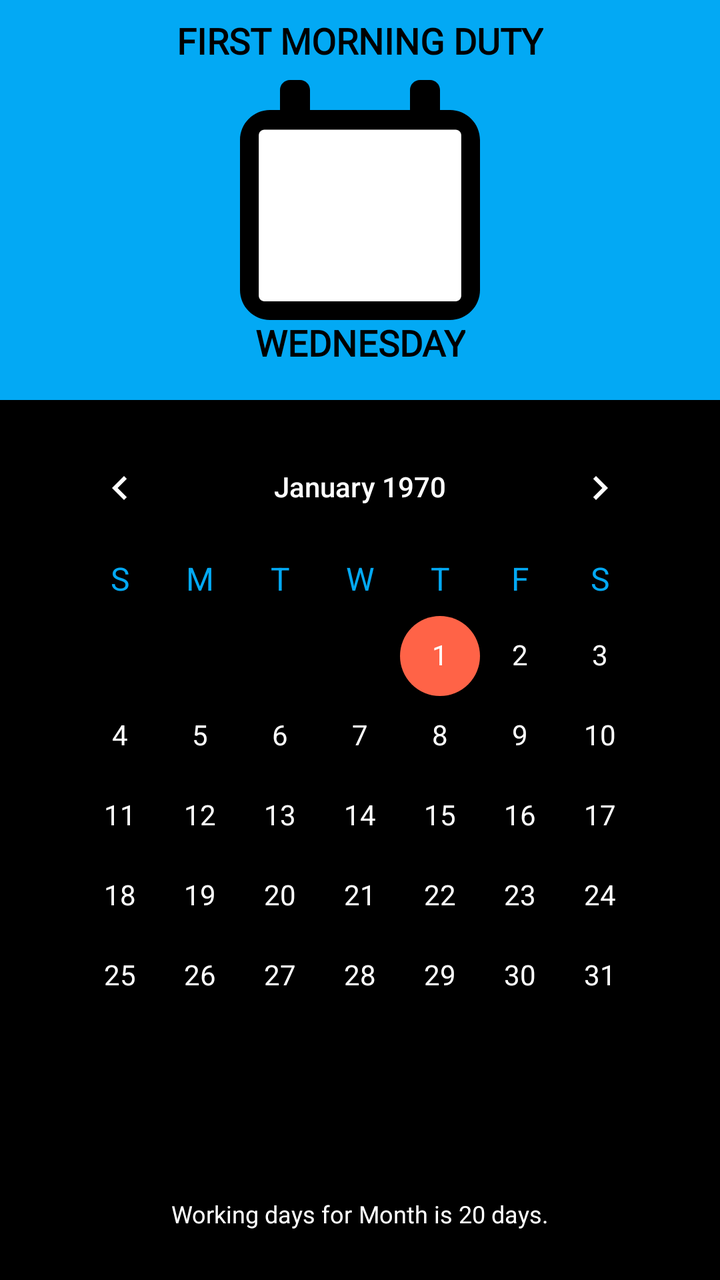
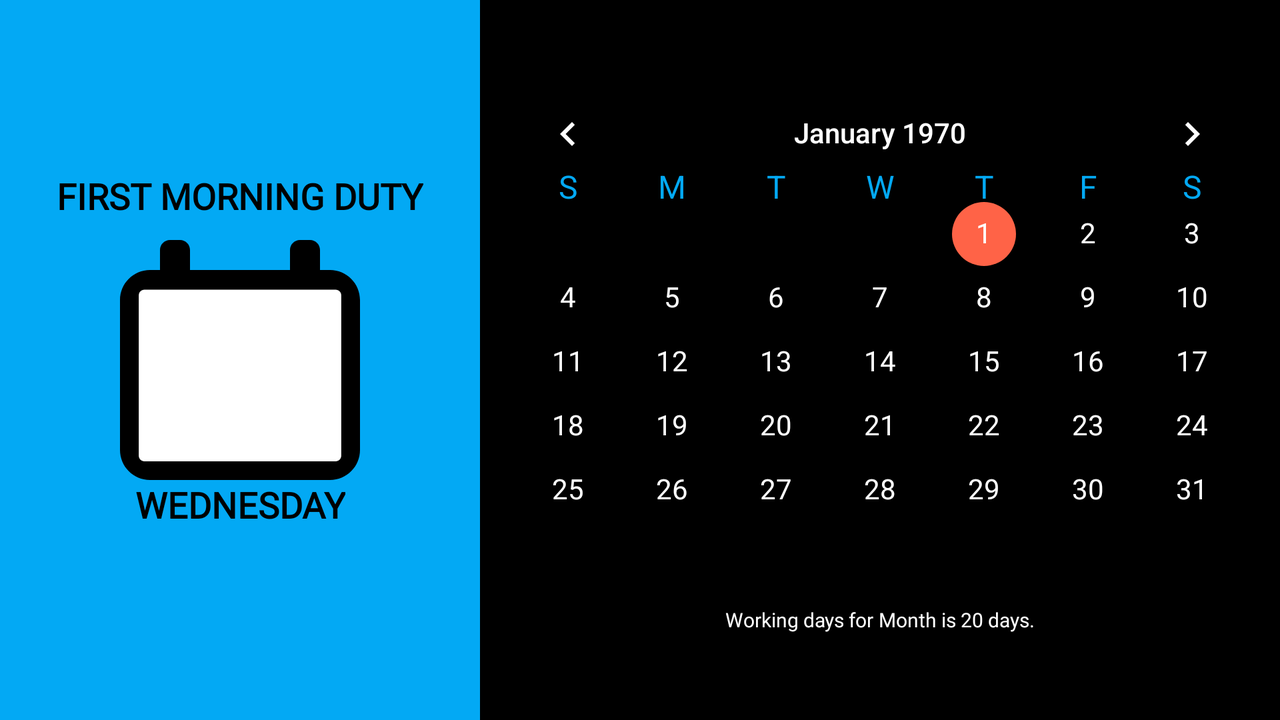

One screen, two layout resources from the same app: the default and the repository's alternative for another configuration. Each is rendered where Android would select it; the XML of both is given below.
<!-- AndroidManifest.xml: application theme AppTheme -->
<!-- res/layout/ui_shift_schedule.xml -->
<?xml version="1.0" encoding="utf-8"?>
<androidx.constraintlayout.widget.ConstraintLayout xmlns:android="http://schemas.android.com/apk/res/android"
    xmlns:app="http://schemas.android.com/apk/res-auto"
    xmlns:tools="http://schemas.android.com/tools"
    android:layout_width="match_parent"
    android:layout_height="match_parent"
    android:background="@android:color/black">

    <LinearLayout
        android:id="@+id/line1"
        android:layout_width="match_parent"
        android:layout_height="200dp"
        android:background="@color/colorPrimary"
        android:orientation="vertical"
        android:gravity="center_horizontal"
        app:layout_constraintEnd_toEndOf="parent"
        app:layout_constraintStart_toStartOf="parent"
        app:layout_constraintTop_toTopOf="parent">

        <androidx.constraintlayout.widget.ConstraintLayout
            android:layout_width="match_parent"
            android:layout_height="match_parent"
            android:id="@+id/calender_container"
            app:layout_constraintBottom_toBottomOf="@+id/line1"
            app:layout_constraintEnd_toEndOf="parent"
            app:layout_constraintStart_toStartOf="parent"
            app:layout_constraintTop_toTopOf="@+id/line1">

            <ImageView
                android:id="@+id/imageView2"
                android:layout_width="160dp"
                android:layout_height="120dp"
                app:layout_constraintBottom_toBottomOf="@+id/calender_container"
                app:layout_constraintEnd_toEndOf="parent"
                app:layout_constraintStart_toStartOf="parent"
                app:layout_constraintTop_toTopOf="@+id/calender_container"
                app:srcCompat="@drawable/ic_calendar" />

            <TextView
                android:id="@+id/shift_view"
                android:layout_width="wrap_content"
                android:layout_height="wrap_content"
                android:layout_marginTop="8dp"
                android:fontFamily="@font/roboto_black"
                android:text="FIRST MORNING DUTY"
                android:textColor="@color/colorBlack"
                android:textSize="18sp"
                android:textStyle="bold"
                app:layout_constraintEnd_toEndOf="@id/calender_container"
                app:layout_constraintStart_toStartOf="@id/calender_container"
                app:layout_constraintTop_toTopOf="@id/calender_container" />

            <ImageView
                android:id="@+id/help"
                android:layout_width="wrap_content"
                android:layout_height="wrap_content"
                android:src="@drawable/ic_baseline_help"
                app:layout_constraintTop_toTopOf="@id/shift_view"
                app:layout_constraintStart_toStartOf="parent"
                android:layout_marginStart="10dp"/>

            <ImageView
                android:id="@+id/refresh"
                android:layout_width="wrap_content"
                android:layout_height="wrap_content"
                android:src="@drawable/ic_baseline_refresh"
                app:layout_constraintTop_toTopOf="@id/shift_view"
                app:layout_constraintEnd_toEndOf="parent"
                android:layout_marginEnd="10dp"/>

            <TextView
                android:id="@+id/day_of_month_view"
                android:layout_width="wrap_content"
                android:layout_height="wrap_content"
                android:layout_marginTop="18dp"
                android:fontFamily="@font/roboto_black"
                android:text="05"
                android:textColor="@color/colorWhite"
                android:textSize="50sp"
                android:textStyle="bold"
                app:layout_constraintBottom_toBottomOf="@+id/calender_container"
                app:layout_constraintEnd_toEndOf="parent"
                app:layout_constraintStart_toStartOf="parent"
                app:layout_constraintTop_toTopOf="@+id/calender_container"/>

            <TextView
                android:id="@+id/weekday_view"
                android:layout_width="wrap_content"
                android:layout_height="wrap_content"
                android:textColor="@color/colorBlack"
                android:textStyle="bold"
                android:fontFamily="@font/roboto_black"
                android:text="WEDNESDAY"
                android:textSize="18sp"
                app:layout_constraintTop_toBottomOf="@id/day_of_month_view"
                app:layout_constraintStart_toStartOf="@id/calender_container"
                app:layout_constraintEnd_toEndOf="@id/calender_container"
                app:layout_constraintBottom_toBottomOf="@id/calender_container"/>

        </androidx.constraintlayout.widget.ConstraintLayout>


        
        
        
        
        

    </LinearLayout>

    <androidx.constraintlayout.widget.ConstraintLayout
        android:layout_width="match_parent"
        android:layout_height="0dp"
        app:layout_constraintEnd_toEndOf="parent"
        app:layout_constraintStart_toStartOf="parent"
        app:layout_constraintTop_toBottomOf="@+id/line1"
        app:layout_constraintBottom_toBottomOf="parent">

        <CalendarView
            android:id="@+id/calendar_view"
            android:layout_width="wrap_content"
            android:layout_height="0dp"
            android:dateTextAppearance="@style/CalenderViewDateCustomText"
            android:padding="10dp"
            android:theme="@style/CalenderViewCustom"
            android:weekDayTextAppearance="@style/CalenderViewWeekCustomText"
            app:layout_constraintBottom_toTopOf="@+id/linearLayout"
            app:layout_constraintEnd_toEndOf="parent"
            app:layout_constraintStart_toStartOf="parent"
            app:layout_constraintTop_toTopOf="parent" />

        <LinearLayout
            android:id="@+id/linearLayout"
            android:layout_width="match_parent"
            android:layout_height="wrap_content"
            android:layout_marginBottom="20dp"
            android:gravity="center_horizontal"
            android:orientation="horizontal"
            android:padding="5dp"
            app:layout_constraintBottom_toBottomOf="parent"
            app:layout_constraintEnd_toEndOf="parent"
            app:layout_constraintStart_toStartOf="parent">

            <TextView
                android:layout_width="wrap_content"
                android:layout_height="wrap_content"
                android:fontFamily="@font/roboto_black"
                android:text="Working days for "
                android:textColor="@android:color/white"
                android:textSize="12sp"
                android:textStyle="normal" />

            <TextView
                android:id="@+id/month_view"
                android:layout_width="wrap_content"
                android:layout_height="wrap_content"
                android:fontFamily="@font/roboto_black"
                android:text="Month"
                android:textColor="@android:color/white"
                android:textSize="12sp"
                android:textStyle="normal" />

            <TextView
                android:layout_width="wrap_content"
                android:layout_height="wrap_content"
                android:fontFamily="@font/roboto_black"
                android:text=" is "
                android:textColor="@android:color/white"
                android:textSize="12sp"
                android:textStyle="normal" />

            <TextView
                android:id="@+id/shift_days"
                android:layout_width="wrap_content"
                android:layout_height="wrap_content"
                android:fontFamily="@font/roboto_black"
                android:text="20"
                android:textColor="@android:color/white"
                android:textSize="12sp"
                android:textStyle="normal" />

            <TextView
                android:layout_width="wrap_content"
                android:layout_height="wrap_content"
                android:fontFamily="@font/roboto_black"
                android:text=" days."
                android:textColor="@android:color/white"
                android:textSize="12sp"
                android:textStyle="normal" />
        </LinearLayout>

    </androidx.constraintlayout.widget.ConstraintLayout>

</androidx.constraintlayout.widget.ConstraintLayout>
<!-- resources referenced by this layout -->
<resources>
  <color name="colorBlack">#000000</color>
  <color name="colorPrimary">#03a9f4</color>
  <color name="colorWhite">#ffffff</color>
  <!-- drawable ic_calendar (drawable) -->
  <vector xmlns:android="http://schemas.android.com/apk/res/android"
      android:width="512dp"
      android:height="512dp"
      android:viewportWidth="512"
      android:viewportHeight="512">
    <group>
      <clip-path
          android:pathData="M0,0h512v512h-512z"/>
      <path
          android:pathData="M448,64H426.668V21.332C426.668,9.559 417.109,0 405.332,0H384C372.223,0 362.668,9.559 362.668,21.332V64H149.332V21.332C149.332,9.559 139.777,0 128,0H106.668C94.891,0 85.332,9.559 85.332,21.332V64H64C28.715,64 0,92.715 0,128V448C0,483.285 28.715,512 64,512H448C483.285,512 512,483.285 512,448V128C512,92.715 483.285,64 448,64ZM469.332,448C469.332,459.754 459.754,469.332 448,469.332H64C52.246,469.332 42.668,459.754 42.668,448V214.188H256H469.332V448Z"
          android:fillColor="@color/colorBlack"/>
      <path
          android:pathData="M40,118C40,111.373 45.373,106 52,106H460C466.627,106 472,111.373 472,118V460C472,466.627 466.627,472 460,472H52C45.373,472 40,466.627 40,460V118Z"
          android:fillColor="@color/colorWhite"/>
    </group>
  </vector>
  <style name="CalenderViewCustom" parent="Theme.AppCompat">
          <item name="colorAccent">@color/colorRed</item>
          <item name="colorPrimary">@color/colorWhite</item>
      </style>
  <style name="CalenderViewDateCustomText" parent="android:TextAppearance.DeviceDefault.Small">
          <item name="android:textColor">@color/colorWhite</item>
          <item name="android:focusedMonthDateColor">@color/colorRed</item>
          <item name="android:weekNumberColor">@color/colorRed</item>
      </style>
  <style name="CalenderViewWeekCustomText" parent="android:TextAppearance.DeviceDefault.Small">
          <item name="android:textColor">@color/colorPrimary</item>
          <item name="android:textStyle">bold</item>
          <item name="fontFamily">@font/roboto_black</item>
          <item name="android:textSize">16sp</item>
          <item name="android:focusedMonthDateColor">@color/colorRed</item>
      </style>
  <style name="AppTheme" parent="Theme.MaterialComponents.Light.NoActionBar">
          
          <item name="android:textColor">@color/colorBlack</item>
          <item name="android:fontFamily">@font/roboto_black</item>
          <item name="colorPrimary">@color/colorPrimary</item>
          <item name="colorPrimaryDark">@color/colorPrimaryDark</item>
          <item name="colorAccent">@color/colorBlue</item>
  
          //added for splash screen
          <item name="android:windowFullscreen">true</item>
  
  
          <item name="android:windowAnimationStyle">@style/WindowAnimationStyle</item>
      </style>
  <color name="colorRed">#FF6347</color>
  <color name="colorPrimaryDark">#0288D1</color>
  <color name="colorBlue">#4585bd</color>
  <style name="WindowAnimationStyle">
          <item name="android:windowEnterAnimation">@anim/fade</item>
      </style>
</resources>
<!-- res/layout-land/ui_shift_schedule.xml (the repository's variant of the layout above) -->
<!-- drawn on the phone turned sideways -->
<?xml version="1.0" encoding="utf-8"?>
<androidx.constraintlayout.widget.ConstraintLayout xmlns:android="http://schemas.android.com/apk/res/android"
    xmlns:app="http://schemas.android.com/apk/res-auto"
    xmlns:tools="http://schemas.android.com/tools"
    android:layout_width="match_parent"
    android:layout_height="match_parent"
    android:background="@android:color/black">

    <LinearLayout
        android:layout_width="match_parent"
        android:layout_height="match_parent"
        android:orientation="horizontal"
        app:layout_constraintBottom_toBottomOf="parent"
        app:layout_constraintEnd_toEndOf="parent"
        app:layout_constraintStart_toStartOf="parent"
        app:layout_constraintTop_toTopOf="parent">

        <LinearLayout
            android:layout_width="0dp"
            android:layout_height="match_parent"
            android:id="@+id/line1"
            android:layout_weight="1.2"
            android:background="@color/colorPrimary">

            <androidx.constraintlayout.widget.ConstraintLayout
                android:id="@+id/calender_container"
                android:layout_width="match_parent"
                android:layout_height="match_parent"
                app:layout_constraintBottom_toBottomOf="parent"
                app:layout_constraintEnd_toEndOf="parent"
                app:layout_constraintStart_toStartOf="parent"
                app:layout_constraintTop_toTopOf="parent">

                <ImageView
                    android:id="@+id/help"
                    android:layout_marginTop="10dp"
                    android:layout_width="wrap_content"
                    android:layout_height="wrap_content"
                    android:src="@drawable/ic_baseline_help"
                    app:layout_constraintTop_toTopOf="parent"
                    app:layout_constraintStart_toStartOf="parent"
                    android:layout_marginStart="10dp"/>

                <ImageView
                    android:id="@+id/refresh"
                    android:layout_marginTop="10dp"
                    android:layout_width="wrap_content"
                    android:layout_height="wrap_content"
                    android:src="@drawable/ic_baseline_refresh"
                    app:layout_constraintTop_toTopOf="parent"
                    app:layout_constraintEnd_toEndOf="parent"
                    android:layout_marginEnd="10dp"/>

                <ImageView
                    android:id="@+id/imageView2"
                    android:layout_width="160dp"
                    android:layout_height="120dp"
                    app:layout_constraintBottom_toBottomOf="@+id/calender_container"
                    app:layout_constraintEnd_toEndOf="parent"
                    app:layout_constraintStart_toStartOf="parent"
                    app:layout_constraintTop_toTopOf="@+id/calender_container"
                    app:srcCompat="@drawable/ic_calendar" />

                <TextView
                    android:id="@+id/shift_view"
                    android:layout_width="wrap_content"
                    android:layout_height="wrap_content"
                    android:layout_marginBottom="10dp"
                    android:fontFamily="@font/roboto_black"
                    android:text="FIRST MORNING DUTY"
                    android:textColor="@color/colorBlack"
                    android:textSize="18sp"
                    android:textStyle="bold"
                    app:layout_constraintBottom_toTopOf="@+id/imageView2"
                    app:layout_constraintEnd_toEndOf="@id/calender_container"
                    app:layout_constraintStart_toStartOf="@id/calender_container" />

                <TextView
                    android:id="@+id/day_of_month_view"
                    android:layout_width="wrap_content"
                    android:layout_height="wrap_content"
                    android:layout_marginTop="18dp"
                    android:fontFamily="@font/roboto_black"
                    android:text="05"
                    android:textColor="@color/colorWhite"
                    android:textSize="50sp"
                    android:textStyle="bold"
                    app:layout_constraintBottom_toBottomOf="@+id/calender_container"
                    app:layout_constraintEnd_toEndOf="parent"
                    app:layout_constraintStart_toStartOf="parent"
                    app:layout_constraintTop_toTopOf="@+id/calender_container" />

                <TextView
                    android:id="@+id/weekday_view"
                    android:layout_width="wrap_content"
                    android:layout_height="wrap_content"
                    android:fontFamily="@font/roboto_black"
                    android:text="WEDNESDAY"
                    android:textColor="@color/colorBlack"
                    android:textSize="18sp"
                    android:textStyle="bold"
                    app:layout_constraintEnd_toEndOf="@id/calender_container"
                    app:layout_constraintStart_toStartOf="@id/calender_container"
                    app:layout_constraintTop_toBottomOf="@+id/imageView2" />

            </androidx.constraintlayout.widget.ConstraintLayout>

        </LinearLayout>

        <LinearLayout
            android:layout_width="0dp"
            android:layout_height="match_parent"
            android:layout_weight="2">

            <androidx.constraintlayout.widget.ConstraintLayout
                android:layout_width="match_parent"
                android:layout_height="match_parent"
                android:layout_marginBottom="20dp">

                <CalendarView
                    android:id="@+id/calendar_view"
                    android:layout_width="match_parent"
                    android:layout_height="wrap_content"
                    android:dateTextAppearance="@style/CalenderViewDateCustomText"
                    android:theme="@style/CalenderViewCustom"
                    android:weekDayTextAppearance="@style/CalenderViewWeekCustomText"
                    app:layout_constraintBottom_toBottomOf="parent"
                    app:layout_constraintEnd_toEndOf="parent"
                    app:layout_constraintStart_toStartOf="parent"
                    app:layout_constraintTop_toTopOf="parent" />

                <LinearLayout
                    android:id="@+id/linear"
                    android:layout_width="match_parent"
                    android:layout_height="wrap_content"
                    android:gravity="center_horizontal"
                    android:orientation="horizontal"
                    app:layout_constraintEnd_toEndOf="parent"
                    app:layout_constraintStart_toStartOf="parent"
                    app:layout_constraintTop_toBottomOf="@id/calendar_view">

                    <TextView
                        android:layout_width="wrap_content"
                        android:layout_height="wrap_content"
                        android:layout_marginTop="10dp"
                        android:layout_marginBottom="20dp"
                        android:fontFamily="@font/roboto_black"
                        android:text="Working days for "
                        android:textColor="@android:color/white"
                        android:textSize="10sp"
                        android:textStyle="normal" />

                    <TextView
                        android:id="@+id/month_view"
                        android:layout_width="wrap_content"
                        android:layout_height="wrap_content"
                        android:layout_marginTop="10dp"
                        android:layout_marginBottom="20dp"
                        android:fontFamily="@font/roboto_black"
                        android:text="Month"
                        android:textColor="@android:color/white"
                        android:textSize="10sp"
                        android:textStyle="normal" />

                    <TextView
                        android:layout_width="wrap_content"
                        android:layout_height="wrap_content"
                        android:layout_marginTop="10dp"
                        android:layout_marginBottom="20dp"
                        android:fontFamily="@font/roboto_black"
                        android:text=" is "
                        android:textColor="@android:color/white"
                        android:textSize="10sp"
                        android:textStyle="normal" />

                    <TextView
                        android:id="@+id/shift_days"
                        android:layout_width="wrap_content"
                        android:layout_height="wrap_content"
                        android:layout_marginTop="10dp"
                        android:layout_marginBottom="20dp"
                        android:fontFamily="@font/roboto_black"
                        android:text="20"
                        android:textColor="@android:color/white"
                        android:textSize="10sp"
                        android:textStyle="normal" />

                    <TextView
                        android:layout_width="wrap_content"
                        android:layout_height="wrap_content"
                        android:layout_marginTop="10dp"
                        android:layout_marginBottom="20dp"
                        android:fontFamily="@font/roboto_black"
                        android:text=" days."
                        android:textColor="@android:color/white"
                        android:textSize="10sp"
                        android:textStyle="normal" />

                </LinearLayout>

            </androidx.constraintlayout.widget.ConstraintLayout>

        </LinearLayout>

    </LinearLayout>

</androidx.constraintlayout.widget.ConstraintLayout>
